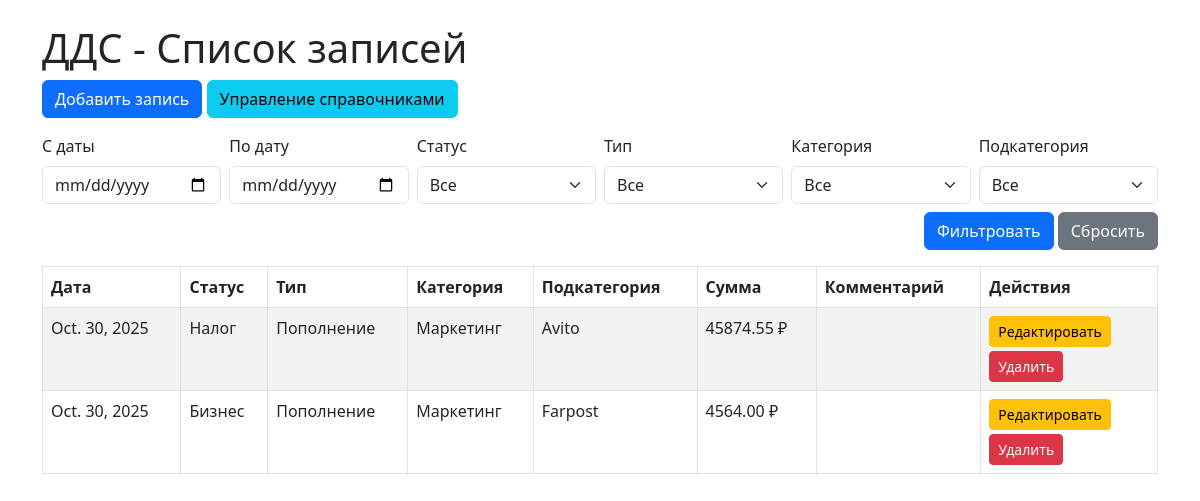
Before: / with the older database file.
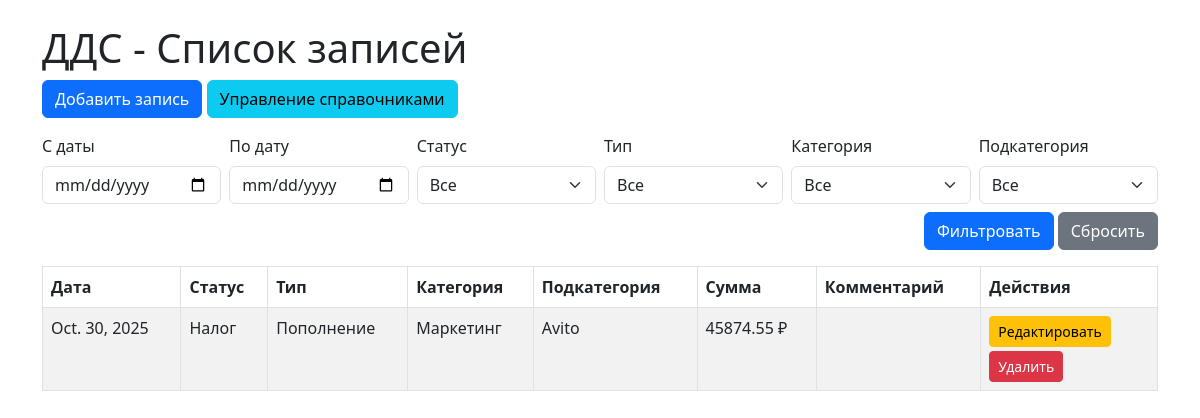
After: the same page with the newer database file.
### finance/models.py (models this page shows, shortened)
class CashFlowRecord(models.Model):
    date = models.DateField(default=timezone.now)
    status = models.ForeignKey(Status, on_delete=models.PROTECT, related_name="records")
    type = models.ForeignKey(Type, on_delete=models.PROTECT, related_name="records")
    category = models.ForeignKey(
        Category, on_delete=models.PROTECT, related_name="records"
    )
    subcategory = models.ForeignKey(
        SubCategory, on_delete=models.PROTECT, related_name="records"
    )
    amount = models.DecimalField(max_digits=12, decimal_places=2)
    comment = models.TextField(blank=True, null=True)
    class Meta:
        verbose_name = "Запись ДДС"
        verbose_name_plural = "Записи ДДС"
        ordering = ["-date"]

class Status(models.Model):
    name = models.CharField(max_length=100, unique=True)
    class Meta:
        verbose_name = "Статус"
        verbose_name_plural = "Статусы"

class Type(models.Model):
    name = models.CharField(max_length=100, unique=True)
    class Meta:
        verbose_name = "Тип"
        verbose_name_plural = "Типы"

class Category(models.Model):
    name = models.CharField(max_length=100)
    type = models.ForeignKey(Type, on_delete=models.CASCADE, related_name="categories")
    class Meta:
        verbose_name = "Категория"
        verbose_name_plural = "Категории"
        unique_together = ("name", "type")

class SubCategory(models.Model):
    name = models.CharField(max_length=100)
    category = models.ForeignKey(
        Category, on_delete=models.CASCADE, related_name="subcategories"
    )
    class Meta:
        verbose_name = "Подкатегория"
        verbose_name_plural = "Подкатегории"
        unique_together = ("name", "category")

### finance/views.py (the view)
# urls.py: path("", views.records_list, name="records_list"),
def records_list(request):
    records = CashFlowRecord.objects.all().order_by("-date")
    date_from = request.GET.get("date_from")
    date_to = request.GET.get("date_to")
    status_id = request.GET.get("status")
    type_id = request.GET.get("type")
    category_id = request.GET.get("category")
    subcategory_id = request.GET.get("subcategory")
    if date_from:
        records = records.filter(date__gte=date_from)
    if date_to:
        records = records.filter(date__lte=date_to)
    if status_id:
        records = records.filter(status_id=status_id)
    if type_id:
        records = records.filter(type_id=type_id)
    if category_id:
        records = records.filter(category_id=category_id)
    if subcategory_id:
        records = records.filter(subcategory_id=subcategory_id)
    context = {
        "records": records,
        "statuses": Status.objects.all(),
        "types": Type.objects.all(),
        "categories": Category.objects.all(),
        "subcategories": SubCategory.objects.all(),
        "filters": {
            "date_from": date_from,
            "date_to": date_to,
            "status_id": status_id,
            "type_id": type_id,
            "category_id": category_id,
            "subcategory_id": subcategory_id,
        },
    }
    return render(request, "finance/index.html", context)

### finance/templates/finance/index.html (shortened to what this page needs)
{% load static %}
<!DOCTYPE html>
<html>
  <head>
    <link rel="stylesheet"
          href="https://cdn.jsdelivr.net/npm/bootstrap@5.3.0/dist/css/bootstrap.min.css">
  </head>
  <body>
    <div class="container mt-4">
      <h1>ДДС - Список записей</h1>
      <a href="{% url 'record_add' %}" class="btn btn-primary mb-3">Добавить запись</a>
      <a href="{% url 'reference_manage' %}" class="btn btn-info mb-3">Управление справочниками</a>
      <form method="get" class="row g-2 mb-3">
        <div class="col-md-2">
          <label class="form-label">С даты</label>
          <input type="date"
                 name="date_from"
                 value="{{ filters.date_from }}"
                 class="form-control">
        </div>
        <div class="col-md-2">
          <label class="form-label">По дату</label>
          <input type="date"
                 name="date_to"
                 value="{{ filters.date_to }}"
                 class="form-control">
        </div>
        <div class="col-md-2">
          <label class="form-label">Статус</label>
          <select name="status" class="form-select">
            <option value="">Все</option>
          </select>
        </div>
        <div class="col-md-2">
          <label class="form-label">Тип</label>
          <select name="type" class="form-select">
            <option value="">Все</option>
          </select>
        </div>
        <div class="col-md-2">
          <label class="form-label">Категория</label>
          <select name="category" class="form-select">
            <option value="">Все</option>
          </select>
        </div>
        <div class="col-md-2">
          <label class="form-label">Подкатегория</label>
          <select name="subcategory" class="form-select">
            <option value="">Все</option>
          </select>
        </div>
        <div class="col-md-12 text-end mt-2">
          <button type="submit" class="btn btn-primary">Фильтровать</button>
          <a href="{% url 'records_list' %}" class="btn btn-secondary">Сбросить</a>
        </div>
      </form>
      <table class="table table-bordered table-striped">
        <thead>
          <tr>
            <th>Дата</th>
            <th>Статус</th>
            <th>Тип</th>
            <th>Категория</th>
            <th>Подкатегория</th>
            <th>Сумма</th>
            <th>Комментарий</th>
            <th>Действия</th>
          </tr>
        </thead>
        <tbody>
          {% for record in records %}
            <tr>
              <td>{{ record.date }}</td>
              <td>{{ record.status.name }}</td>
              <td>{{ record.type.name }}</td>
              <td>{{ record.category.name }}</td>
              <td>{{ record.subcategory.name }}</td>
              <td>{{ record.amount }} ₽</td>
              <td>{{ record.comment }}</td>
              <td>
                <a href="{% url 'record_edit' record.id %}"
                   class="btn btn-sm btn-warning me-2 mb-1">Редактировать</a>
                <form action="{% url 'record_delete' record.id %}" method="post">
                  <button type="submit"
                          class="btn btn-danger btn-sm"
                          onclick="return confirm('Вы уверены, что хотите удалить эту запись?');">Удалить</button>
                </form>
              </td>
            </tr>
          {% empty %}
            <tr>
              <td colspan="8" class="text-center">Записей пока нет</td>
            </tr>
          {% endfor %}
        </tbody>
      </table>
    </div>
  </body>
</html>

Changed rows visible on the page:
removed CashFlowRecord: date "Oct. 30, 2025", status.name "Бизнес", type.name "Пополнение", category.name "Маркетинг", subcategory.name "Farpost", amount "4564.00"
